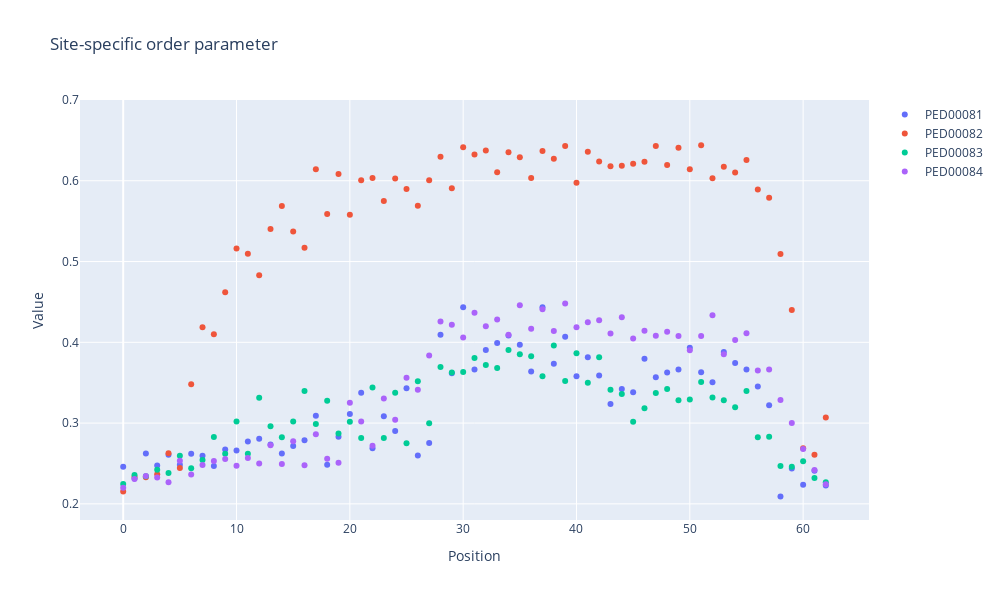

The notebook cell this image was saved under:
### Markdown cell above
###  Site specific order parameter

### Code cell
def plot_o_i(dict_o_i):
    fig = go.Figure()
    for key, o_i in dict_o_i.items():
        position = list(range(o_i.shape[0])) 
        trace = go.Scatter(x=position, y=o_i, mode='markers', name=key)
        fig.add_trace(trace)
    layout = go.Layout(
        title='Site-specific order parameter',
        xaxis=dict(title='Position'),
        yaxis=dict(title='Value', range=[0.18, 0.7]),
        width=1000,
        height=600
    )
    fig.update_layout(layout)
    fig.show()
dict_o_i = site_specific_order_parameter(ca_xyz_dict)
plot_o_i(dict_o_i)
